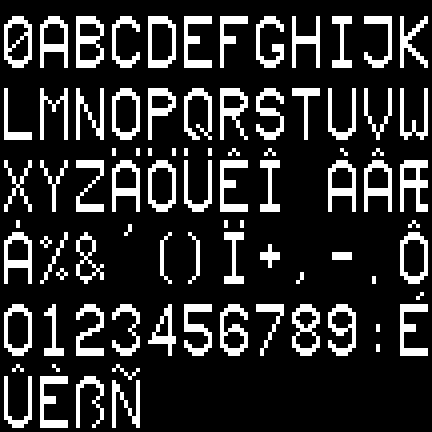
#> input picture data/pm8503_charset.png, 432 x 432 px
$ python pm8503_font.py
#> lines starting #> are read from the running program, lines starting #| are printed output that depends on the picture; after the words box and inside, x2 and y2 are one past the last pixel; in counts of white or black regions, pixels touching at a corner belong together
#!/usr/bin/env python3
"""The PM8503 character set (Philips text generator, as used with the PM5644): 63 characters of
9 x 18 dots, plus space.

Source: data/pm8503_charset.png, "Aliased character set of the PM8503" by Inaxeon on Wikimedia
Commons (CC0), rendered from the PROMs 4008-102-51330 and 4008-102-51340 and scaled up 4 x. The
image is 12 x 6 cells of 9 x 18 dots; the empty cell is used as space, the acute accent as the
apostrophe.

glyphs() returns the characters in edit order (space, A-Z, 0-9, punctuation, accented letters)
and their dots, [n, 18, 9] (True = white).
"""
import os

import numpy as np

here = os.path.dirname(os.path.abspath(__file__))
IMAGE = os.path.join(here, '..', '..', 'data', 'pm8503_charset.png')

# the image's cells, row by row ('' = empty)
GRID = ['ØABCDEFGHIJK', 'LMNOPQRSTUVW', 'XYZÄÖÜÊÎ ÀÂÆ', "Á%&'()Ï+,-.Ô", '0123456789:É', 'ÛÈßÑ']
ORDER = (' ABCDEFGHIJKLMNOPQRSTUVWXYZ0123456789' + "'%&()+,-.:" + 'ÄÖÜØÆÀÁÂÉÈÊÎÏÔÛÑß')
W, H = 9, 18


def glyphs():
    from PIL import Image
    a = np.array(Image.open(IMAGE).convert('RGBA'))
#> a is the input picture: shape (432, 432, 4); mean R, G, B, A 45.3, 45.3, 45.3, 255
    on = (a[..., 3] > 128) & (a[..., :3].mean(-1) > 128)
#> on: shape (432, 432) bool; 17.8% white; 84 white regions, largest, box (x1, y1, x2, y2) and area: (76, 16, 104, 68) 784, (400, 160, 428, 212) 784, (184, 304, 212, 356) 720
    b = on.reshape(on.shape[0] // 4, 4, on.shape[1] // 4, 4)
    assert (b.all(axis=(1, 3)) == b.any(axis=(1, 3))).all(), 'not a clean 4 x upscale'
    dots = b.any(axis=(1, 3))
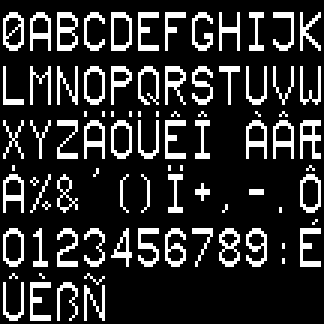
#> dots: shape (108, 108) bool (shown 3 times larger); 17.8% white in thin lines or dots
    cells = dots.reshape(6, H, 12, W).transpose(0, 2, 1, 3)
    cell = {}
    for r, row in enumerate(GRID):
        for c, ch in enumerate(row):
            cell[ch] = cells[r, c]
#> after the loop, cell = 64 items
    assert not cell[' '].any(), 'the space cell is not empty'
    assert sorted(ORDER) == sorted(cell), 'ORDER and GRID differ'
    return list(ORDER), np.array([cell[ch] for ch in ORDER])


def encode(text):
    """Text (upper case; ß stays ß) -> glyph indices; characters not in the set become spaces."""
    up = ''.join(ch if ch == 'ß' else ch.upper() for ch in text)
    return [ORDER.index(ch) if ch in ORDER else 0 for ch in up]


if __name__ == '__main__':
    chars, g = glyphs()
#> chars = 64 items, first 6: ' ', 'A', 'B', 'C', 'D', 'E'
    print(f'{len(chars)} characters ({len(chars) - 1} + space), {W} x {H} dots:', ''.join(chars))
#| 64 characters (63 + space), 9 x 18 dots:  ABCDEFGHIJKLMNOPQRSTUVWXYZ0123456789'%&()+,-.:ÄÖÜØÆÀÁÂÉÈÊÎÏÔÛÑß
    for ch in 'EP3':
        print('\n'.join(''.join('#' if v else '.' for v in line) for line in g[chars.index(ch)]))
#> this loop made 3 passes
